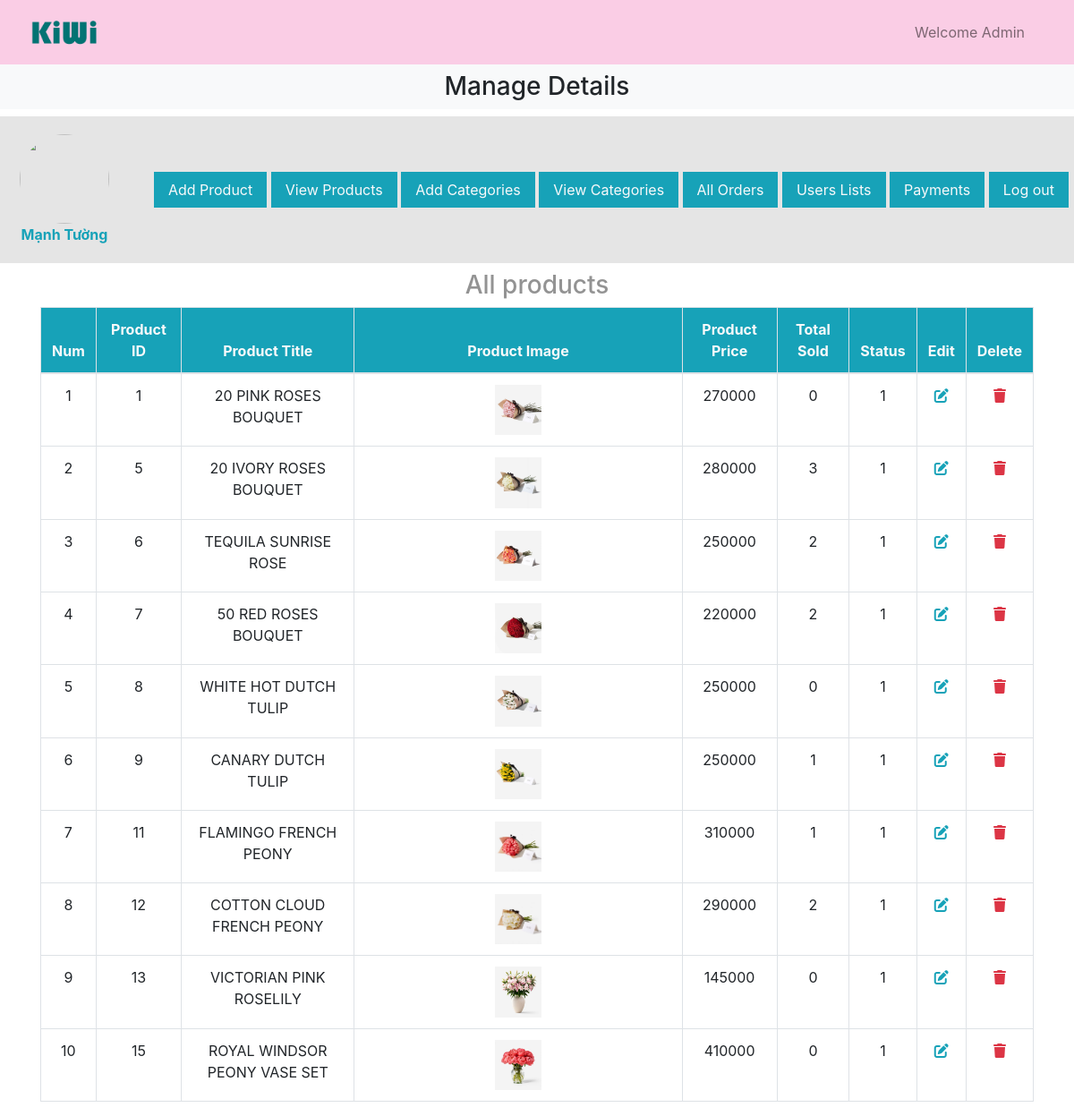
Page /admin/index.php?view_products on the committed database.
### tables this page shows
CREATE TABLE `products` (
  `product_id` int(11) NOT NULL,
  `product_title` varchar(256) NOT NULL,
  `product_description` varchar(500) NOT NULL,
  `product_keywords` varchar(256) NOT NULL,
  `category_id` int(11) NOT NULL,
  `product_image` varchar(255) NOT NULL,
  `product_price` int(11) NOT NULL,
  `date` timestamp NOT NULL DEFAULT current_timestamp() ON UPDATE current_timestamp(),
  `status` varchar(100) NOT NULL
);

### admin/view_products.php (the view, shortened to what this page needs)
<?php
include('../include/connect.php');
?>
<h3 class="text-center text-grey mt-2">All products</h3>
<table class="table table-bordered mt-2">
    <thead class="bg-info text-light">
        <tr class="text-center">
            <th>Num</th>
            <th>Product ID</th>
            <th>Product Title</th>
            <th>Product Image</th>
            <th>Product Price</th>
            <th>Total Sold</th>
            <th>Status</th>
            <th>Edit</th>
            <th>Delete</th>
        </tr>
    </thead>
    <tbody class="">
        <?php
        $number=0;
        $get_products="select * from `products`";
        $result=mysqli_query($con,$get_products);
        while ($row=mysqli_fetch_assoc($result)){
            $product_id=$row['product_id'];
            $product_title=$row['product_title'];
            $product_image=$row['product_image'];
            $product_price=$row['product_price'];
            $status=$row['status'];
            $number++;
        ?>
        <tr class='text-center'>
            <td><?php echo $number;?></td>
            <td><?php echo $product_id;?></td>
            <td><?php echo $product_title;?></td>
            <td><img src='./product_images/<?php echo $product_image;?>' class='product_img'></td>
            <td><?php echo $product_price;?></td>
            <td><?php
                $get_count="Select * from `orders_pending` where product_id=$product_id";
                $result_count=mysqli_query($con,$get_count);
                $rows_count=mysqli_num_rows($result_count);
                echo $rows_count;
            ?>
            </td>
            <td><?php echo $status;?></td>
            <td><a href='index.php?edit_products=<?php echo $product_id;?>' class='text-info'><i class='fa-solid fa-pen-to-square'></i></a></td>
            <td><a href='index.php?delete_products=<?php echo $product_id;?>' class='text-danger'><i class='fa-solid fa-trash'></i></td>
        </tr>
    <?php
        }
    ?>
    </tbody>
</table>

### admin/style.css (style rules this page uses)
* { margin: 0; padding: 0; box-sizing: border-box; }
.text-grey { color: #939393; }

### admin/index.php (style rules this page uses)
.product_img { width: 15%; object-fit: contain; }

### rows in the picture
products: product_id "1", product_title "20 PINK ROSES BOUQUET", product_image (picture), product_price "270000", rows_count "0", status "1"
products: product_id "5", product_title "20 IVORY ROSES BOUQUET", product_image (picture), product_price "280000", rows_count "3", status "1"
products: product_id "6", product_title "TEQUILA SUNRISE ROSE", product_image (picture), product_price "250000", rows_count "2", status "1"
products: product_id "7", product_title "50 RED ROSES BOUQUET", product_image (picture), product_price "220000", rows_count "2", status "1"
products: product_id "8", product_title "WHITE HOT DUTCH TULIP", product_image (picture), product_price "250000", rows_count "0", status "1"
products: product_id "9", product_title "CANARY DUTCH TULIP", product_image (picture), product_price "250000", rows_count "1", status "1"
products: product_id "11", product_title "FLAMINGO FRENCH PEONY", product_image (picture), product_price "310000", rows_count "1", status "1"
products: product_id "12", product_title "COTTON CLOUD FRENCH PEONY", product_image (picture), product_price "290000", rows_count "2", status "1"
products: product_id "13", product_title "VICTORIAN PINK ROSELILY", product_image (picture), product_price "145000", rows_count "0", status "1"
products: product_id "15", product_title "ROYAL WINDSOR PEONY VASE SET", product_image (picture), product_price "410000", rows_count "0", status "1"
